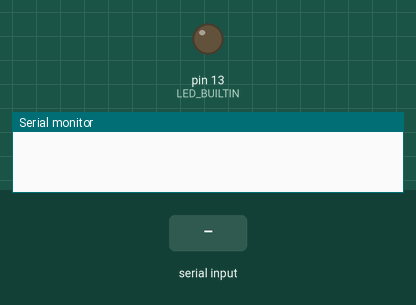
A sketch run on a simulated Arduino Uno, built with avr-gcc and run on an emulated ATmega328P. Shown: output pins drawn as LEDs (lit = HIGH), the last lines printed to the serial monitor. Inputs (shaded band) come from the test bench.

Above: at 1.2 s.
1.3 s: "A" received over Serial
At 2.5 s:
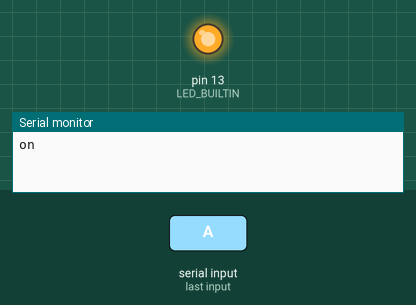
2.8 s: "Z" received over Serial
At 3.9 s:
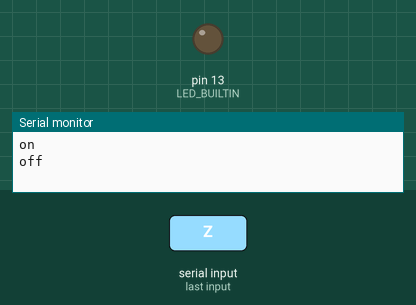
Timing chart, 0 to 5.8 s (numbered marks = the images above; inputs shaded):
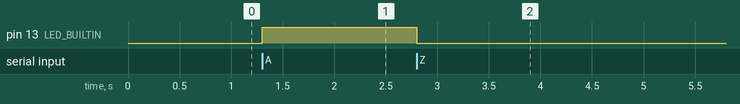

Measured:
- after the input at 1.3 s, pin 13 (LED_BUILTIN): LOW → HIGH at once
- after the input at 2.8 s, pin 13 (LED_BUILTIN): HIGH → LOW at once

The sketch:

unityConnect.ino
```cpp
#include <SerialCommand.h>

void setup() {
    Serial.begin(9600);
   //while (!Serial) {
   // ; // wait for serial port to connect. Needed for native USB port only
 // }
  // initialize digital pin LED_BUILTIN as an output.
  pinMode(LED_BUILTIN, OUTPUT);
 //establishContact();
}

// the loop function runs over and over again forever
void loop() {


  if (Serial.available()){
    char c = Serial.read();


    if(c == 'A'){
      digitalWrite(LED_BUILTIN, HIGH);
      Serial.println("on");
      //delay(1000);
    }
    else if(c == 'Z'){
        digitalWrite(LED_BUILTIN, LOW);
        Serial.println("off");
        //delay(1000);
    }
    c == NULL;

  }
     // turn the LED on (HIGH is the voltage level)
                // wait for a second
}

void establishContact() {
  while (Serial.available() <= 0) {
    Serial.print('b');   // send a capital A
    delay(300);
  }

}
```
